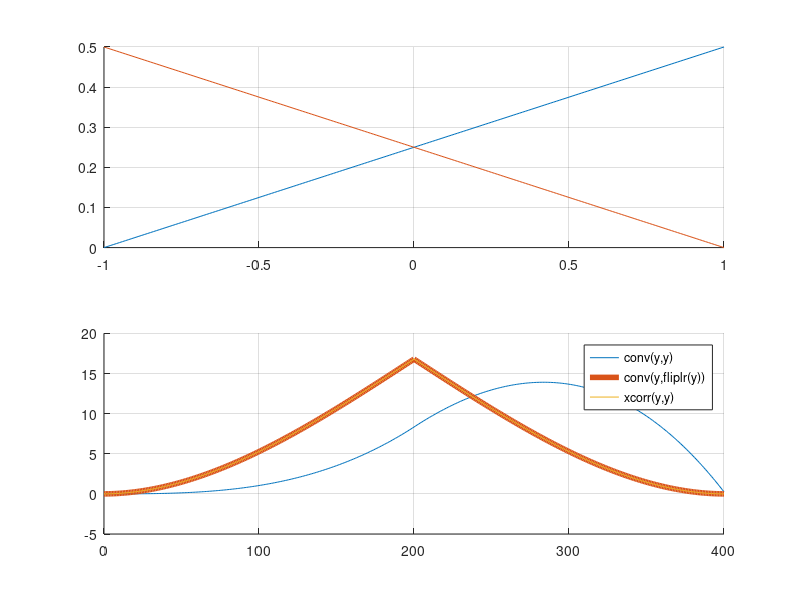

Reproduce this figure in MATLAB.
% Klausur NT 2014

xx=[-1:0.01:1];
y=0.25*(xx+1);

f1=figure(1);
clf

SUB=210;
subplot(SUB+1);
hold all;
plot(xx,y)
plot(xx,fliplr(y))
grid on;

y2=conv(y,y);
y3=conv(y,fliplr(y));
y4=xcorr(y,y);
subplot(SUB+2);
hold all;
plot([0:length(y2)-1],y2)
plot([0:length(y2)-1],y3,'LineWidth',4)
plot([0:length(y2)-1],y4)
hold off;
grid on;
legend('conv(y,y)','conv(y,fliplr(y))','xcorr(y,y)')
